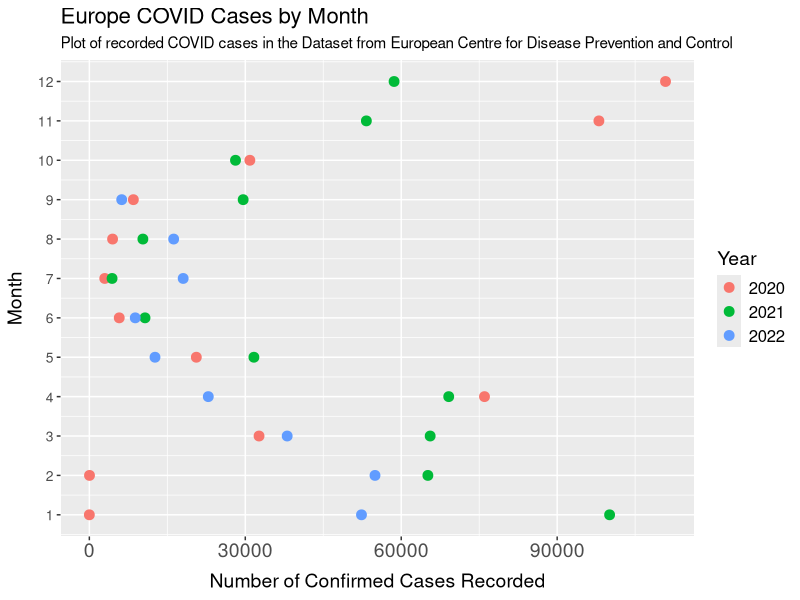

R code for this plot:
library(tidyverse)
install.packages("tidyverse", dependencies=T)

data <- na.omit(read.csv("VisBlog1.csv"))


data %>%
  group_by(month,year)%>%
  summarize(sum_cases=sum(deaths),na.rm=T)%>%
  ggplot(aes(y=month,x=sum_cases, color=as_factor(year)))+
  scale_y_continuous(breaks=c(1,2,3,4,5,6,7,8,9,10,11,12))+
  labs(x="Number of Confirmed Cases Recorded", y = "Month", 
       color="Year",
       title="Europe COVID Cases by Month",
       subtitle ="Plot of recorded COVID cases in the Dataset from European Centre for Disease Prevention and Control")+
  theme(axis.title.x = element_text(size = 14, margin = margin(t = 8)),
        plot.title = element_text(size = 16), axis.text.y = element_text(size = 10, angle=0),
        axis.text.x = element_text(size = 14),
        legend.text = element_text(size = 12),
        legend.title = element_text(size = 14),
        axis.title.y = element_text(margin = margin(r = 8),size = 14))+
  geom_point(size=3)

